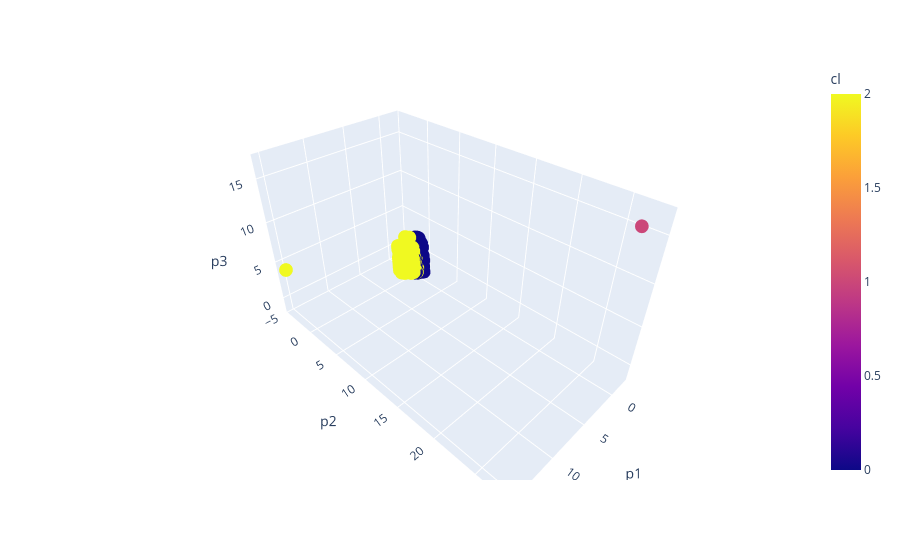
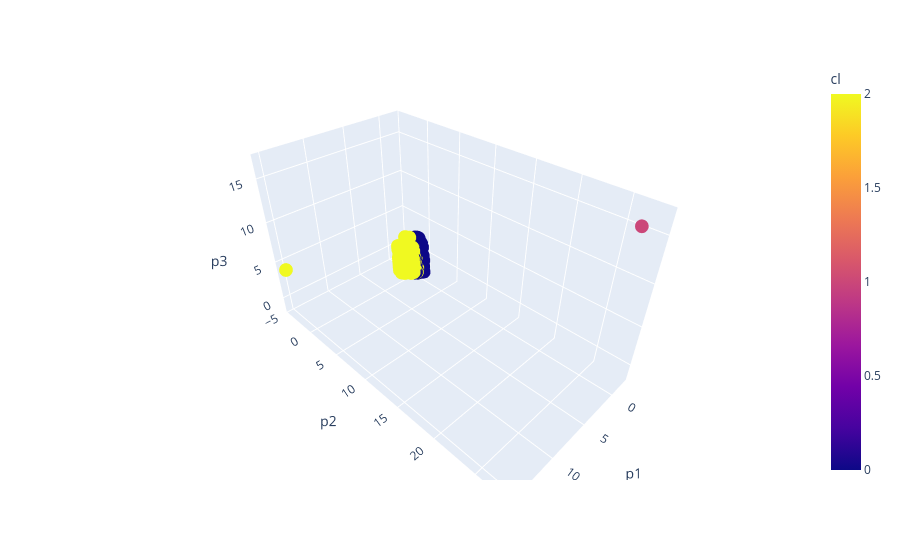

The code cell stored with these charts, in order, in its notebook:
### Code cell
cl_xp = GaussianMixture(n_components=3, max_iter=2000)
#cl_xt = GaussianMixture(n_components=3, max_iter=2000)
cl_xp.fit(Xp)
#cl_xt.fit(Xt)
Xp["cl"] = cl_xp.predict(Xp)
#Xt["cl"] = cl_xt.predict(Xt)
import cufflinks as cf
cf.go_offline()
import plotly.express as px
fig = px.scatter_3d(Xp, x='p1', y='p2', z='p3',
              color='cl')
fig.show()
import cufflinks as cf
cf.go_offline()
import plotly.express as px
fig = px.scatter_3d(Xp, x='p1', y='p2', z='p3',
              color='cl')
fig.show()

print("PCA")
Xp.cl.value_counts(True)

### Figure 1 — Plotly figure (JSON) as saved in the notebook; plotly's stock layout.template omitted (floating-point values rounded to 4 significant figures; data arrays with more than 128 entries replaced by an {"elided": "..."} marker saying what was removed)
{"data": [{"hovertemplate": "p1=%{x}<br>p2=%{y}<br>p3=%{z}<br>cl=%{marker.color}<extra></extra>", "legendgroup": "", "marker": {"color": {"elided": "1057 int values"}, "coloraxis": "coloraxis", "symbol": "circle"}, "mode": "markers", "name": "", "scene": "scene", "showlegend": false, "type": "scatter3d", "x": {"elided": "1057 float values"}, "y": {"elided": "1057 float values"}, "z": {"elided": "1057 float values"}}], "layout": {"coloraxis": {"colorbar": {"title": {"text": "cl"}}, "colorscale": [[0, "#0d0887"], [0.1111, "#46039f"], [0.2222, "#7201a8"], [0.3333, "#9c179e"], [0.4444, "#bd3786"], [0.5556, "#d8576b"], [0.6667, "#ed7953"], [0.7778, "#fb9f3a"], [0.8889, "#fdca26"], [1, "#f0f921"]]}, "legend": {"tracegroupgap": 0}, "margin": {"t": 60}, "scene": {"domain": {"x": [0, 1], "y": [0, 1]}, "xaxis": {"title": {"text": "p1"}}, "yaxis": {"title": {"text": "p2"}}, "zaxis": {"title": {"text": "p3"}}}}}

### Figure 2 — Plotly figure (JSON) as saved in the notebook; plotly's stock layout.template omitted (floating-point values rounded to 4 significant figures; data arrays with more than 128 entries replaced by an {"elided": "..."} marker saying what was removed)
{"data": [{"hovertemplate": "p1=%{x}<br>p2=%{y}<br>p3=%{z}<br>cl=%{marker.color}<extra></extra>", "legendgroup": "", "marker": {"color": {"elided": "1057 int values"}, "coloraxis": "coloraxis", "symbol": "circle"}, "mode": "markers", "name": "", "scene": "scene", "showlegend": false, "type": "scatter3d", "x": {"elided": "1057 float values"}, "y": {"elided": "1057 float values"}, "z": {"elided": "1057 float values"}}], "layout": {"coloraxis": {"colorbar": {"title": {"text": "cl"}}, "colorscale": [[0, "#0d0887"], [0.1111, "#46039f"], [0.2222, "#7201a8"], [0.3333, "#9c179e"], [0.4444, "#bd3786"], [0.5556, "#d8576b"], [0.6667, "#ed7953"], [0.7778, "#fb9f3a"], [0.8889, "#fdca26"], [1, "#f0f921"]]}, "legend": {"tracegroupgap": 0}, "margin": {"t": 60}, "scene": {"domain": {"x": [0, 1], "y": [0, 1]}, "xaxis": {"title": {"text": "p1"}}, "yaxis": {"title": {"text": "p2"}}, "zaxis": {"title": {"text": "p3"}}}}}
